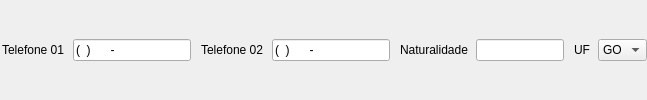
                  <widget class="QFrame" name="container_line3">
                   <property name="cursor">
                    <cursorShape>ArrowCursor</cursorShape>
                   </property>
                   <property name="styleSheet">
                    <string notr="true">#container_line3{
	margin-top: 1.5em;
	padding: 0;
}

QWidget &gt; QFrame &gt; QLabel {
	border: none;
	border-radius: none;
	color: #f9f9fa;
	font-size: 12px;
	padding:0;
}

QWidget &gt; QFrame &gt; QLineEdit {
	background-color: #272944;
 	padding: 0 16px;
 	border-radius: 8px;
	color: #f9f9fa;
height: 32px
}

QWidget &gt; QFrame &gt; QLineEdit:focus {
  border: 1px solid #f9f9fa;
  background-color: transparent;
}


QWidget &gt; QFrame &gt; QComboBox {
	background-color: #272944;
	padding: 0 16px;
	border-radius: 8px;
	color: #f9f9fa;
	height: 32px
}

QWidget &gt; QFrame &gt; QComboBox:on {
 	border: 1px solid #f9f9fa;
 	background-color: transparent;
}

QWidget &gt; QFrame &gt; QComboBox::drop-down {
	width: 16px;
	border-left-width: 1px;
	border-left-color: darkgray;
	border-left-style: solid;
}

QWidget &gt; QFrame &gt; QComboBox  QAbstractItemView {
	padding: 0;
 	background-color: transparent;
	color: #f9f9fa
}</string>
                   </property>
                   <layout class="QHBoxLayout" name="cadastroHorizontal_3" stretch="0,4,0,4,0,3,0,1">
                    <property name="spacing">
                     <number>8</number>
                    </property>
                    <property name="leftMargin">
                     <number>0</number>
                    </property>
                    <property name="topMargin">
                     <number>0</number>
                    </property>
                    <property name="rightMargin">
                     <number>0</number>
                    </property>
                    <property name="bottomMargin">
                     <number>0</number>
                    </property>
                    <item>
                     <widget class="QLabel" name="label_8">
                      <property name="font">
                       <font>
                        <family>Segoe UI</family>
                        <pointsize>9</pointsize>
                        <italic>false</italic>
                        <bold>false</bold>
                       </font>
                      </property>
                      <property name="cursor">
                       <cursorShape>ArrowCursor</cursorShape>
                      </property>
                      <property name="styleSheet">
                       <string notr="true">font: 9pt &quot;Segoe UI&quot;;</string>
                      </property>
                      <property name="text">
                       <string>Telefone 01</string>
                      </property>
                      <property name="indent">
                       <number>2</number>
                      </property>
                     </widget>
                    </item>
                    <item>
                     <widget class="QLineEdit" name="line_telefone1">
                      <property name="inputMask">
                       <string>(99) 99999-9999</string>
                      </property>
                     </widget>
                    </item>
                    <item>
                     <widget class="QLabel" name="label_9">
                      <property name="font">
                       <font>
                        <family>Segoe UI</family>
                        <pointsize>9</pointsize>
                        <italic>false</italic>
                        <bold>false</bold>
                       </font>
                      </property>
                      <property name="cursor">
                       <cursorShape>ArrowCursor</cursorShape>
                      </property>
                      <property name="styleSheet">
                       <string notr="true">font: 9pt &quot;Segoe UI&quot;;</string>
                      </property>
                      <property name="text">
                       <string>Telefone 02</string>
                      </property>
                      <property name="indent">
                       <number>2</number>
                      </property>
                     </widget>
                    </item>
                    <item>
                     <widget class="QLineEdit" name="line_telefone2">
                      <property name="inputMask">
                       <string>(99) 99999-9999</string>
                      </property>
                     </widget>
                    </item>
                    <item>
                     <widget class="QLabel" name="label_10">
                      <property name="font">
                       <font>
                        <family>Segoe UI</family>
                        <pointsize>9</pointsize>
                        <italic>false</italic>
                        <bold>false</bold>
                       </font>
                      </property>
                      <property name="cursor">
                       <cursorShape>ArrowCursor</cursorShape>
                      </property>
                      <property name="styleSheet">
                       <string notr="true">font: 9pt &quot;Segoe UI&quot;;</string>
                      </property>
                      <property name="text">
                       <string>Naturalidade</string>
                      </property>
                      <property name="indent">
                       <number>2</number>
                      </property>
                     </widget>
                    </item>
                    <item>
                     <widget class="QLineEdit" name="line_naturalidade"/>
                    </item>
                    <item>
                     <widget class="QLabel" name="label_11">
                      <property name="font">
                       <font>
                        <family>Segoe UI</family>
                        <pointsize>9</pointsize>
                        <italic>false</italic>
                        <bold>false</bold>
                       </font>
                      </property>
                      <property name="cursor">
                       <cursorShape>ArrowCursor</cursorShape>
                      </property>
                      <property name="styleSheet">
                       <string notr="true">font: 9pt &quot;Segoe UI&quot;;</string>
                      </property>
                      <property name="text">
                       <string>UF</string>
                      </property>
                      <property name="indent">
                       <number>2</number>
                      </property>
                     </widget>
                    </item>
                    <item>
                     <widget class="QComboBox" name="combo_uf">
                      <item>
                       <property name="text">
                        <string>GO</string>
                       </property>
                      </item>
                      <item>
                       <property name="text">
                        <string>DF</string>
                       </property>
                      </item>
                      <item>
                       <property name="text">
                        <string>MG</string>
                       </property>
                      </item>
                      <item>
                       <property name="text">
                        <string>TO</string>
                       </property>
                      </item>
                      <item>
                       <property name="text">
                        <string>SP</string>
                       </property>
                      </item>
                     </widget>
                    </item>
                   </layout>
                  </widget>
